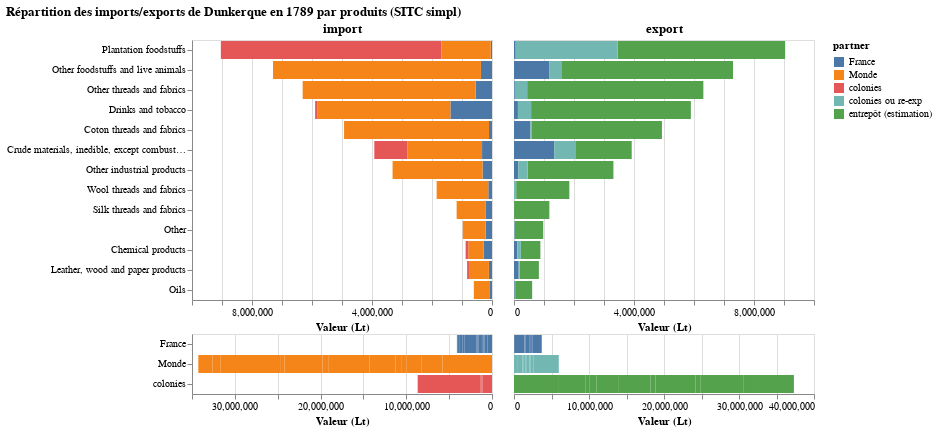

The code cell stored with this chart in its notebook:
### Code cell
pyramide_port_franc("Dunkerque", data_dunkerque)

### Figure 1 — Vega-Lite specification as saved in the notebook (floating-point values rounded to 4 significant figures)
{"data": {"values": [{"group": "export", "partner": "entrepôt (estimation)", "product": "Other threads and fabrics", "value": 5873000.0}, {"group": "export", "partner": "France", "product": "Other threads and fabrics", "value": 27060.0}, {"group": "export", "partner": "colonies ou re-exp", "product": "Other threads and fabrics", "value": 411933}, {"group": "import", "partner": "France", "product": "Other threads and fabrics", "value": 543957}, {"group": "import", "partner": "Monde", "product": "Other threads and fabrics", "value": 5767681}, {"group": "export", "partner": "entrepôt (estimation)", "product": "Crude materials, inedible, except combustibles", "value": 1857000.0}, {"group": "export", "partner": "France", "product": "Crude materials, inedible, except combustibles", "value": 1341000.0}, {"group": "export", "partner": "colonies ou re-exp", "product": "Crude materials, inedible, except combustibles", "value": 725681}, {"group": "import", "partner": "France", "product": "Crude materials, inedible, except combustibles", "value": 331600.0}, {"group": "import", "partner": "Monde", "product": "Crude materials, inedible, except combustibles", "value": 2490363}, {"group": "import", "partner": "colonies", "product": "Crude materials, inedible, except combustibles", "value": 1101518}, {"group": "export", "partner": "entrepôt (estimation)", "product": "Wool threads and fabrics", "value": 1772348}, {"group": "export", "partner": "France", "product": "Wool threads and fabrics", "value": 1376}, {"group": "export", "partner": "colonies ou re-exp", "product": "Wool threads and fabrics", "value": 71104}, {"group": "import", "partner": "France", "product": "Wool threads and fabrics", "value": 123728}, {"group": "import", "partner": "Monde", "product": "Wool threads and fabrics", "value": 1721100}, {"group": "export", "partner": "entrepôt (estimation)", "product": "Oils", "value": 567000.0}, {"group": "export", "partner": "France", "product": "Oils", "value": 23530.0}, {"group": "export", "partner": "colonies ou re-exp", "product": "Oils", "value": 14793}, {"group": "import", "partner": "France", "product": "Oils", "value": 67870.0}, {"group": "import", "partner": "Monde", "product": "Oils", "value": 537431}, {"group": "export", "partner": "entrepôt (estimation)", "product": "Other", "value": 951700.0}, {"group": "export", "partner": "France", "product": "Other", "value": 14280.0}, {"group": "export", "partner": "colonies ou re-exp", "product": "Other", "value": 8932}, {"group": "import", "partner": "France", "product": "Other", "value": 212659}, {"group": "import", "partner": "Monde", "product": "Other", "value": 760882}, {"group": "import", "partner": "colonies", "product": "Other", "value": 1353}, {"group": "export", "partner": "entrepôt (estimation)", "product": "Other industrial products", "value": 2858000.0}, {"group": "export", "partner": "France", "product": "Other industrial products", "value": 141500.0}, {"group": "export", "partner": "colonies ou re-exp", "product": "Other industrial products", "value": 313967}, {"group": "import", "partner": "France", "product": "Other industrial products", "value": 314800.0}, {"group": "import", "partner": "Monde", "product": "Other industrial products", "value": 2999118}, {"group": "export", "partner": "entrepôt (estimation)", "product": "Coton threads and fabrics", "value": 4334738}, {"group": "export", "partner": "France", "product": "Coton threads and fabrics", "value": 547605}, {"group": "export", "partner": "colonies ou re-exp", "product": "Coton threads and fabrics", "value": 49084}, {"group": "import", "partner": "France", "product": "Coton threads and fabrics", "value": 99571}, {"group": "import", "partner": "Monde", "product": "Coton threads and fabrics", "value": 4831856}, {"group": "export", "partner": "entrepôt (estimation)", "product": "Leather, wood and paper products", "value": 641900.0}, {"group": "export", "partner": "France", "product": "Leather, wood and paper products", "value": 155300.0}, {"group": "export", "partner": "colonies ou re-exp", "product": "Leather, wood and paper products", "value": 32319}, {"group": "import", "partner": "France", "product": "Leather, wood and paper products", "value": 103600.0}, {"group": "import", "partner": "Monde", "product": "Leather, wood and paper products", "value": 664528}, {"group": "import", "partner": "colonies", "product": "Leather, wood and paper products", "value": 61376}, {"group": "export", "partner": "entrepôt (estimation)", "product": "Drinks and tobacco", "value": 5326000.0}, {"group": "export", "partner": "France", "product": "Drinks and tobacco", "value": 130900.0}, {"group": "export", "partner": "colonies ou re-exp", "product": "Drinks and tobacco", "value": 439317}, {"group": "import", "partner": "France", "product": "Drinks and tobacco", "value": 1387000.0}, {"group": "import", "partner": "Monde", "product": "Drinks and tobacco", "value": 4440210}, {"group": "import", "partner": "colonies", "product": "Drinks and tobacco", "value": 68894}, {"group": "export", "partner": "entrepôt (estimation)", "product": "Chemical products", "value": 651100.0}, {"group": "export", "partner": "France", "product": "Chemical products", "value": 111000.0}, {"group": "export", "partner": "colonies ou re-exp", "product": "Chemical products", "value": 117279}, {"group": "import", "partner": "France", "product": "Chemical products", "value": 280900.0}, {"group": "import", "partner": "Monde", "product": "Chemical products", "value": 508907}, {"group": "import", "partner": "colonies", "product": "Chemical products", "value": 89556}, {"group": "export", "partner": "entrepôt (estimation)", "product": "Other foodstuffs and live animals", "value": 5726000.0}, {"group": "export", "partner": "France", "product": "Other foodstuffs and live animals", "value": 1184000.0}, {"group": "export", "partner": "colonies ou re-exp", "product": "Other foodstuffs and live animals", "value": 390372}, {"group": "import", "partner": "France", "product": "Other foodstuffs and live animals", "value": 369300.0}, {"group": "import", "partner": "Monde", "product": "Other foodstuffs and live animals", "value": 6929264}, {"group": "import", "partner": "colonies", "product": "Other foodstuffs and live animals", "value": 1736}, {"group": "export", "partner": "entrepôt (estimation)", "product": "Silk threads and fabrics", "value": 1176850}, {"group": "export", "partner": "France", "product": "Silk threads and fabrics", "value": 0}, {"group": "export", "partner": "colonies ou re-exp", "product": "Silk threads and fabrics", "value": 2100}, {"group": "import", "partner": "France", "product": "Silk threads and fabrics", "value": 218180}, {"group": "import", "partner": "Monde", "product": "Silk threads and fabrics", "value": 960770}, {"group": "export", "partner": "entrepôt (estimation)", "product": "Plantation foodstuffs", "value": 5585525}, {"group": "export", "partner": "France", "product": "Plantation foodstuffs", "value": 57275}, {"group": "export", "partner": "colonies ou re-exp", "product": "Plantation foodstuffs", "value": 3395147}, {"group": "import", "partner": "France", "product": "Plantation foodstuffs", "value": 42550}, {"group": "import", "partner": "colonies", "product": "Plantation foodstuffs", "value": 7345722}, {"group": "import", "partner": "Monde", "product": "Plantation foodstuffs", "value": 1649675}]}, "spacing": 0, "title": "Répartition des imports/exports de Dunkerque en 1789 par produits (SITC simpl)", "vconcat": [{"hconcat": [{"encoding": {"color": {"field": "partner"}, "x": {"field": "value", "sort": "descending", "title": "Valeur (Lt)", "type": "quantitative"}, "y": {"field": "product", "sort": "-x", "title": null}}, "mark": {"tooltip": {"content": "data"}, "type": "bar"}, "title": "import", "transform": [{"filter": {"equal": "import", "field": "group"}}]}, {"encoding": {"color": {"field": "partner"}, "x": {"field": "value", "sort": "ascending", "title": "Valeur (Lt)", "type": "quantitative"}, "y": {"axis": null, "field": "product", "sort": "-x", "title": null}}, "mark": {"tooltip": {"content": "data"}, "type": "bar"}, "title": "export", "transform": [{"filter": {"equal": "export", "field": "group"}}]}]}, {"hconcat": [{"encoding": {"color": {"field": "partner"}, "x": {"field": "value", "sort": "descending", "title": "Valeur (Lt)", "type": "quantitative"}, "y": {"field": "partner", "title": null}}, "mark": {"tooltip": {"content": "data"}, "type": "bar"}, "transform": [{"filter": {"equal": "import", "field": "group"}}]}, {"encoding": {"color": {"field": "partner"}, "x": {"field": "value", "sort": "ascending", "title": "Valeur (Lt)", "type": "quantitative"}, "y": {"axis": null, "field": "partner", "title": null}}, "mark": {"tooltip": {"content": "data"}, "type": "bar"}, "transform": [{"filter": {"equal": "export", "field": "group"}}]}]}]}
